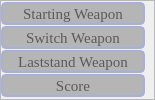
         <widget class="QFrame" name="frame_16">
          <property name="maximumSize">
           <size>
            <width>155</width>
            <height>16777215</height>
           </size>
          </property>
          <property name="styleSheet">
           <string notr="true">#frame_16{
	border: 2px solid rgb(168, 175, 217);
	border-radius: 15px;
	color: #fff;
	padding-left: 5px;
	padding-right: 5px;
	background-color: rgb(34,36,44);
	font-family: Georgia;
}</string>
          </property>
          <property name="frameShape">
           <enum>QFrame::StyledPanel</enum>
          </property>
          <property name="frameShadow">
           <enum>QFrame::Raised</enum>
          </property>
          <layout class="QVBoxLayout" name="verticalLayout_10">
           <property name="spacing">
            <number>0</number>
           </property>
           <property name="leftMargin">
            <number>0</number>
           </property>
           <property name="topMargin">
            <number>0</number>
           </property>
           <property name="rightMargin">
            <number>0</number>
           </property>
           <property name="bottomMargin">
            <number>0</number>
           </property>
           <item>
            <widget class="QLineEdit" name="startWeap">
             <property name="sizePolicy">
              <sizepolicy hsizetype="Fixed" vsizetype="Fixed">
               <horstretch>0</horstretch>
               <verstretch>0</verstretch>
              </sizepolicy>
             </property>
             <property name="minimumSize">
              <size>
               <width>0</width>
               <height>23</height>
              </size>
             </property>
             <property name="maximumSize">
              <size>
               <width>16777215</width>
               <height>23</height>
              </size>
             </property>
             <property name="font">
              <font>
               <family>Georgia</family>
               <pointsize>11</pointsize>
              </font>
             </property>
             <property name="toolTip">
              <string>&lt;html&gt;&lt;head/&gt;&lt;body&gt;&lt;p&gt;&lt;span style=&quot; font-size:8pt;&quot;&gt;Enter the starting weapon you wish to start with.&lt;/span&gt;&lt;/p&gt;&lt;/body&gt;&lt;/html&gt;</string>
             </property>
             <property name="styleSheet">
              <string notr="true">#startWeap{
	color: black;
	background-color: #b5b5b5;
	border: 2px solid rgb(168, 175, 217);
	border-radius: 5px;
	font-family: Georgia;
}

#startWeap:focus{
}</string>
             </property>
             <property name="text">
              <string/>
             </property>
             <property name="maxLength">
              <number>250</number>
             </property>
             <property name="alignment">
              <set>Qt::AlignCenter</set>
             </property>
             <property name="placeholderText">
              <string>Starting Weapon</string>
             </property>
             <property name="clearButtonEnabled">
              <bool>true</bool>
             </property>
            </widget>
           </item>
           <item>
            <widget class="QLineEdit" name="switchWeap">
             <property name="sizePolicy">
              <sizepolicy hsizetype="Fixed" vsizetype="Fixed">
               <horstretch>0</horstretch>
               <verstretch>0</verstretch>
              </sizepolicy>
             </property>
             <property name="minimumSize">
              <size>
               <width>0</width>
               <height>23</height>
              </size>
             </property>
             <property name="maximumSize">
              <size>
               <width>16777215</width>
               <height>23</height>
              </size>
             </property>
             <property name="font">
              <font>
               <family>Georgia</family>
               <pointsize>11</pointsize>
              </font>
             </property>
             <property name="toolTip">
              <string>&lt;html&gt;&lt;head/&gt;&lt;body&gt;&lt;p&gt;&lt;span style=&quot; font-size:8pt;&quot;&gt;Enter the weapon you wish to automatically switch to upon entering the game.&lt;/span&gt;&lt;/p&gt;&lt;/body&gt;&lt;/html&gt;</string>
             </property>
             <property name="styleSheet">
              <string notr="true">#switchWeap{
	color: black;
	background-color: #b5b5b5;
	border: 2px solid rgb(168, 175, 217);
	border-radius: 5px;
	font-family: Georgia;
}

#switchWeap:focus{
}</string>
             </property>
             <property name="text">
              <string/>
             </property>
             <property name="maxLength">
              <number>250</number>
             </property>
             <property name="alignment">
              <set>Qt::AlignCenter</set>
             </property>
             <property name="placeholderText">
              <string>Switch Weapon</string>
             </property>
             <property name="clearButtonEnabled">
              <bool>true</bool>
             </property>
            </widget>
           </item>
           <item>
            <widget class="QLineEdit" name="laststandWeap">
             <property name="sizePolicy">
              <sizepolicy hsizetype="Fixed" vsizetype="Fixed">
               <horstretch>0</horstretch>
               <verstretch>0</verstretch>
              </sizepolicy>
             </property>
             <property name="minimumSize">
              <size>
               <width>0</width>
               <height>23</height>
              </size>
             </property>
             <property name="maximumSize">
              <size>
               <width>16777215</width>
               <height>23</height>
              </size>
             </property>
             <property name="font">
              <font>
               <family>Georgia</family>
               <pointsize>11</pointsize>
              </font>
             </property>
             <property name="toolTip">
              <string>&lt;html&gt;&lt;head/&gt;&lt;body&gt;&lt;p&gt;&lt;span style=&quot; font-size:8pt;&quot;&gt;Enter the weapon you wish to use when in laststand.&lt;/span&gt;&lt;/p&gt;&lt;/body&gt;&lt;/html&gt;</string>
             </property>
             <property name="styleSheet">
              <string notr="true">#laststandWeap{
	color: black;
	background-color: #b5b5b5;
	border: 2px solid rgb(168, 175, 217);
	border-radius: 5px;
	font-family: Georgia;
}

#laststandWeap:focus{
}</string>
             </property>
             <property name="text">
              <string/>
             </property>
             <property name="maxLength">
              <number>250</number>
             </property>
             <property name="alignment">
              <set>Qt::AlignCenter</set>
             </property>
             <property name="dragEnabled">
              <bool>false</bool>
             </property>
             <property name="placeholderText">
              <string>Laststand Weapon</string>
             </property>
             <property name="clearButtonEnabled">
              <bool>true</bool>
             </property>
            </widget>
           </item>
           <item>
            <widget class="QLineEdit" name="score">
             <property name="sizePolicy">
              <sizepolicy hsizetype="Fixed" vsizetype="Fixed">
               <horstretch>0</horstretch>
               <verstretch>0</verstretch>
              </sizepolicy>
             </property>
             <property name="minimumSize">
              <size>
               <width>0</width>
               <height>23</height>
              </size>
             </property>
             <property name="maximumSize">
              <size>
               <width>16777215</width>
               <height>23</height>
              </size>
             </property>
             <property name="font">
              <font>
               <family>Georgia</family>
               <pointsize>11</pointsize>
              </font>
             </property>
             <property name="toolTip">
              <string>&lt;html&gt;&lt;head/&gt;&lt;body&gt;&lt;p&gt;&lt;span style=&quot; font-size:8pt;&quot;&gt;Enter the starting score(points) you wish to start with.&lt;/span&gt;&lt;/p&gt;&lt;p&gt;&lt;span style=&quot; font-size:8pt;&quot;&gt;Note: If left blank it will remain as the default value of 500.&lt;/span&gt;&lt;/p&gt;&lt;/body&gt;&lt;/html&gt;</string>
             </property>
             <property name="styleSheet">
              <string notr="true">#score{
	color: black;
	background-color: #b5b5b5;
	border: 2px solid rgb(168, 175, 217);
	border-radius: 5px;
	font-family: Georgia;
}

#score:focus{
}</string>
             </property>
             <property name="text">
              <string/>
             </property>
             <property name="alignment">
              <set>Qt::AlignCenter</set>
             </property>
             <property name="placeholderText">
              <string>Score</string>
             </property>
            </widget>
           </item>
          </layout>
         </widget>
